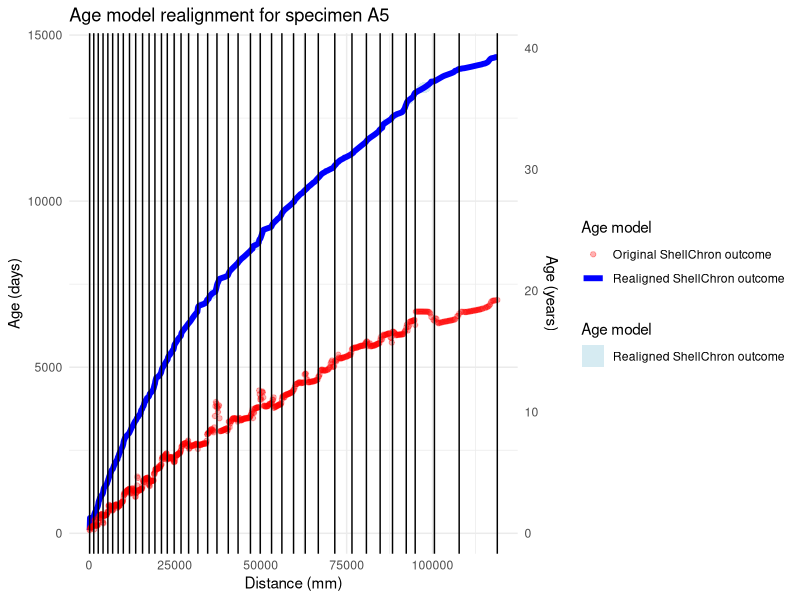
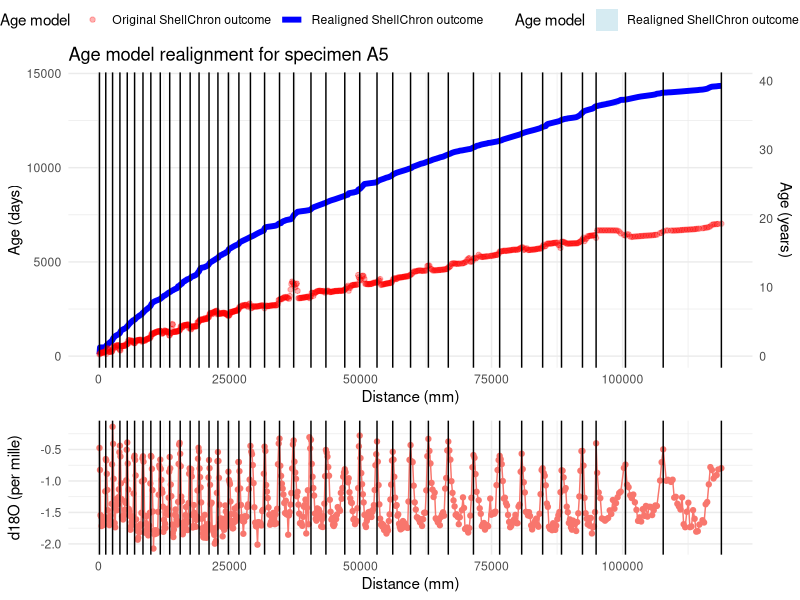
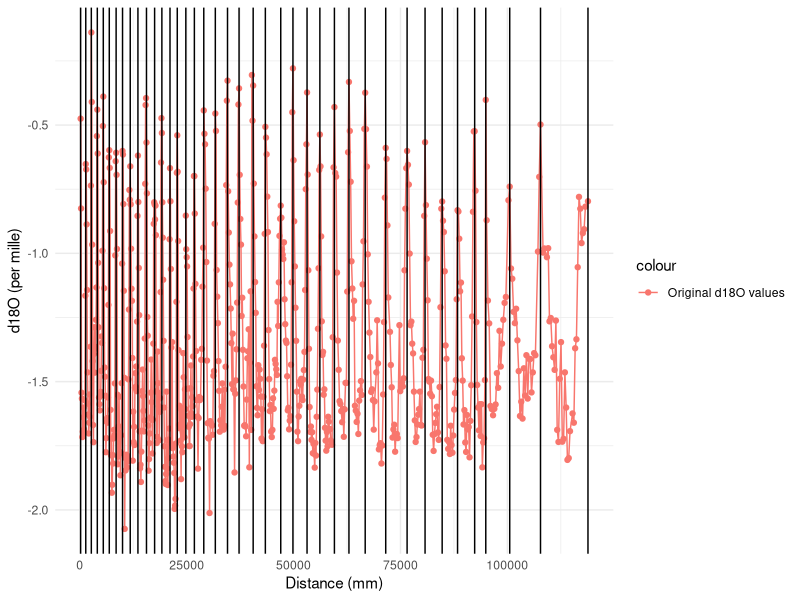

The R source for these figures, in order:
# Script to post process ShellChron results and avoid negative time jumps and missed years due to low growth rate estimates
# by Niels J. de Winter
# Project "Pseudo_tridacna_ShellChron_Han_Tao.Rproj"
# Specimen A5

require(tidyverse)
require(ggpubr)

# Load data
dat <- read.csv("A5/A5.csv") # Original d18O data with year markers
age_model_results <- read.csv("A5/Age_model_results.csv") # Results in terms of age (DOY)
Growth_rate_results <- read.csv("A5/Growth_rate_results.csv") # Results in terms of growth rate (um/day)

# Combine relevant data into one dataframe and replace NAs with 0
merged_dat <- select(dat, D, d18Oc, YEARMARKER) |>
mutate(
    mean.day = replace(age_model_results$mean.day, is.na(age_model_results$mean.day), 0),
    se.day = replace(age_model_results$se.day, is.na(age_model_results$se.day), 0),
    mean.GR = replace(Growth_rate_results$mean.GR, is.na(Growth_rate_results$mean.GR), 0) / 1000,
    se.GR = replace(Growth_rate_results$se.GR, is.na(Growth_rate_results$se.GR), 0) / 1000,
    year = cumsum(dat$YEARMARKER) # Add year labels
)

# Construct new age-distance model using relative growth rate per datapoint
Days_tot <- 365 # Assume no growth stops (365 days per year recorded, the growth slowdowns are covered by the increments with slow growth rate < 1 um/day)

# Simulate 3000 iterations of time-distance model sampling growth rates and man ages from normal uncertainty distribution.
N = 3000

# Create matrix to store all simulated age models
simulated_age_models <- matrix(NA, nrow = nrow(merged_dat), ncol = N)

for(i in 1:N){
    print(paste0("Simulating age model iteration ", i, " of ", N)) # Progress indicator
    # Loop through growth years
    for(year in 1:(max(merged_dat$year) - 1)){
        # Find distance steps
        D_diff <- diff(
            merged_dat$D[
                which(merged_dat$YEARMARKER == 1 & merged_dat$year == year) :
                which(merged_dat$YEARMARKER == 1 & merged_dat$year == year + 1)
            ]
        )
        # Sample growth rates from normal distribution, but prevent negative growth rates
        GR_sampled <- rnorm(
            n = length(D_diff),
            mean = merged_dat$mean.GR[which(merged_dat$year == year)],
            sd = merged_dat$se.GR[which(merged_dat$year == year)]
        )
        GR_sampled[which(GR_sampled < 0)] <- 0
        GR_sampled[which((GR_sampled < 0.001) & (GR_sampled > 0))] <- 0.001 # Cap minimum non-zero growth rate to prevent very small GR numbers (and very large numbers of days) for intervals with very limited growth
        Times <- D_diff / GR_sampled # Calculate time steps
        Times[which(Times == Inf)] <- 0 # Handle growth stops
        if(year == 1){
            first_sample_time <- rnorm( # Sample first time point from normal distribution
                n = 1,
                mean = merged_dat$mean.day[1],
                sd = merged_dat$se.day[1]
            )
            Times_days <- Times * Days_tot / sum(Times) # Convert time steps to total number of days
            Times_days_cum <- cumsum(Times_days) + first_sample_time # Find cumulative time steps and add the first sampled time point
            simulated_age_models[which(merged_dat$year == year), i] <- Times_days_cum
        } else {
            Times_days <- Times * Days_tot / sum(Times) # Convert time steps to total number of days
            Times_days_cum <- cumsum(Times_days) # Find cumulative time steps
            simulated_age_models[which(merged_dat$year == year), i] <- Times_days_cum + simulated_age_models[which(merged_dat$YEARMARKER == 1 & merged_dat$year == year) - 1, i] # Add cumulative time steps to last time point of previous year
        }
    }
    # Fill in last year
    last_year <- max(merged_dat$year) # Isolate last year
    Times_last <- diff( # Find steps in time domain for last year
        merged_dat$mean.day[
            (which(merged_dat$YEARMARKER == 1 & merged_dat$year == last_year) - 1) :
            nrow(merged_dat)
        ]
    )
    simulated_age_models[which(merged_dat$year == last_year), i] <-
        simulated_age_models[which(merged_dat$YEARMARKER == 1 & merged_dat$year == last_year) - 1, i] +
        cumsum(Times_last) # Add time values for last year based on original time steps
    # Fill in potential year 0
    if(merged_dat$year[1] == 0){
        Times_year0 <- diff( # Find steps in time domain for year 0
            merged_dat$mean.day[
                1 : which(merged_dat$YEARMARKER == 1 & merged_dat$year == 1)
            ]
        )
        simulated_age_models[which(merged_dat$year == 0), i] <-
            simulated_age_models[which(merged_dat$YEARMARKER == 1 & merged_dat$year == 1), i] -
            rev(cumsum(rev(Times_year0))) # Subtract time values for year 0 based on original time steps
    }
}

# Calculate median and 95% confidence intervals of simulated age models
merged_dat$day_new <- apply(simulated_age_models, 1, mean)
merged_dat$day_new_lower <- apply(simulated_age_models, 1, quantile, probs = 0.025)
merged_dat$day_new_upper <- apply(simulated_age_models, 1, quantile, probs = 0.975)

# Export results
write.csv(merged_dat, "A5/Realigned_age_model_results_MC.csv", row.names = FALSE)
write.csv(simulated_age_models, "A5/Realigned_age_model_simulations.csv", row.names = FALSE)

# Plot resulting distance-time relationship
Age_model_plot <- ggplot(merged_dat) +
geom_ribbon( # Plot uncertainty ribbon
    aes(
        x = D,
        ymin = day_new_lower,
        ymax = day_new_upper,
        fill = "Realigned ShellChron outcome"
    ),
    alpha = 0.5
) +
geom_line( # Plot realigned results
    aes(
        x = D,
        y = day_new,
        color = "Realigned ShellChron outcome"
    ),
    linewidth = 2
) +
geom_point( # Plot old results
    aes(
        x = D,
        y = mean.day,
        color = "Original ShellChron outcome"
    ),
    alpha = 0.3
) +
geom_vline( # Plot position of year markers
    xintercept = merged_dat$D[which(merged_dat$YEARMARKER == 1)]
) +
scale_x_continuous("Distance (mm)") +
scale_y_continuous(
    "Age (days)",
    sec.axis = sec_axis(
        trans = ~. / 365,
        name = "Age (years)"
    )
) +
scale_color_manual(
    name = "Age model",
    values = c(
        "Realigned ShellChron outcome" = "blue",
        "Original ShellChron outcome" = "red"
    )
) +
scale_fill_manual(
    name = "Age model",
    values = c(
        "Realigned ShellChron outcome" = "lightblue"
    )
) +
ggtitle("Age model realignment for specimen A5") +
theme_minimal()

# Add original isotope plot
d18O_plot <- ggplot(merged_dat) +
geom_point( # Plot old results
    aes(
        x = D,
        y = d18Oc,
        color = "Original d18O values"
    )
) +
geom_line( # Plot old results
    aes(
        x = D,
        y = d18Oc,
        color = "Original d18O values"
    )
) +
geom_vline( # Plot position of year markers
    xintercept = merged_dat$D[which(merged_dat$YEARMARKER == 1)]
) +
scale_x_continuous("Distance (mm)") +
scale_y_continuous("d18O (per mille)") +
theme_minimal()

# Combine plots
Age_model_update_combined <- ggarrange(
    Age_model_plot,
    d18O_plot,
    common.legend = TRUE,
    ncol = 1,
    heights = c(2, 1),
    align = "v"
)
